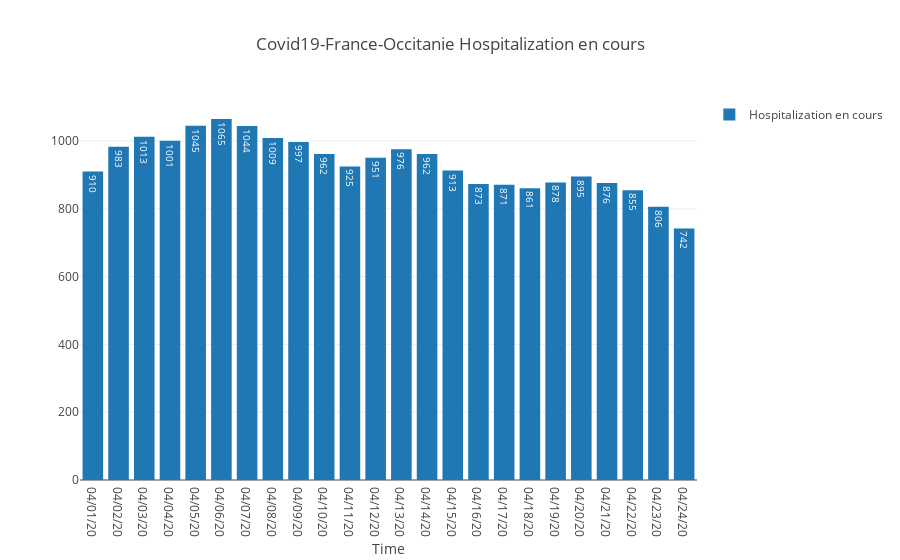

Notebook code for this chart:
### Code cell
dates=df["Date"].values

layout = go.Layout(
    barmode='stack',
    title=f"Covid19-France-Occitanie Hospitalization en cours",
    xaxis=dict(title="Time"),
    showlegend=True,
) 
fig = go.Figure(data=[
    go.Bar(name="Hospitalization en cours", x=dates, y=df["Hospitalization en cours"], text=df["Hospitalization en cours"],
            textposition='auto'),
],
    layout=layout
)

iplot(fig, filename="covid19-Occitanie2")

### Figure 1 — Plotly figure (JSON) as saved in the notebook; plotly's stock layout.template omitted (floating-point values rounded to 4 significant figures)
{"data": [{"name": "Hospitalization en cours", "text": [910, 983, 1013, 1001, 1045, 1065, 1044, 1009, 997, 962, 925, 951, 976, 962, 913, 873, 871, 861, 878, 895, 876, 855, 806, 742], "textposition": "auto", "type": "bar", "uid": "1c331b99-7578-4948-87e9-306649c930a2", "x": ["04/01/20", "04/02/20", "04/03/20", "04/04/20", "04/05/20", "04/06/20", "04/07/20", "04/08/20", "04/09/20", "04/10/20", "04/11/20", "04/12/20", "04/13/20", "04/14/20", "04/15/20", "04/16/20", "04/17/20", "04/18/20", "04/19/20", "04/20/20", "04/21/20", "04/22/20", "04/23/20", "04/24/20"], "y": [910, 983, 1013, 1001, 1045, 1065, 1044, 1009, 997, 962, 925, 951, 976, 962, 913, 873, 871, 861, 878, 895, 876, 855, 806, 742]}], "layout": {"barmode": "stack", "showlegend": true, "title": {"text": "Covid19-France-Occitanie Hospitalization en cours"}, "xaxis": {"title": {"text": "Time"}}}}
